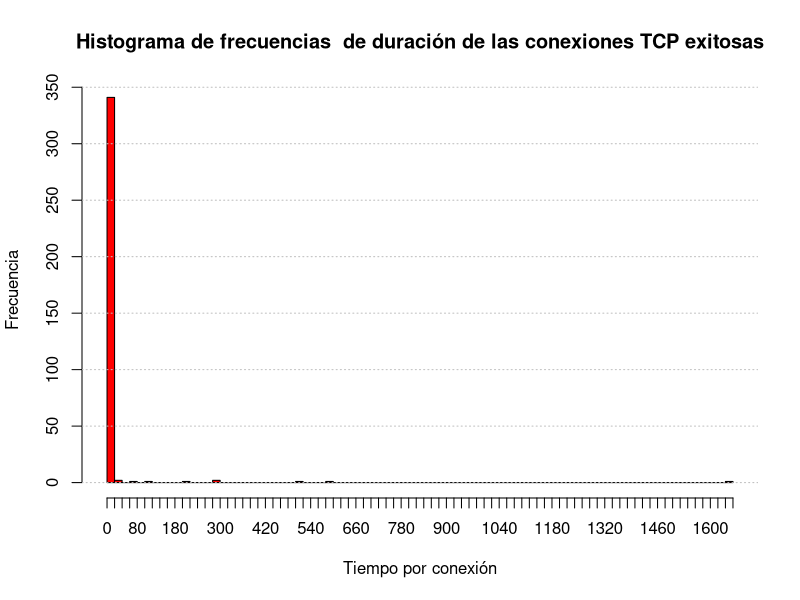
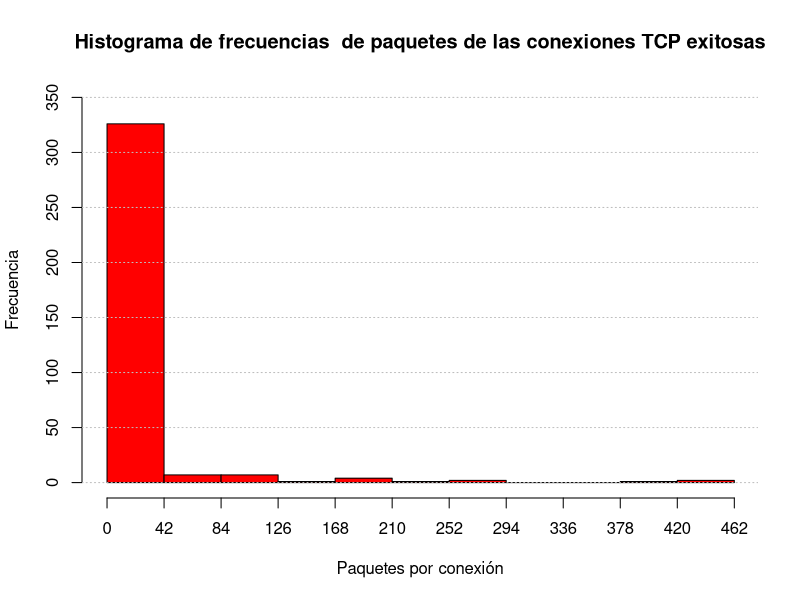
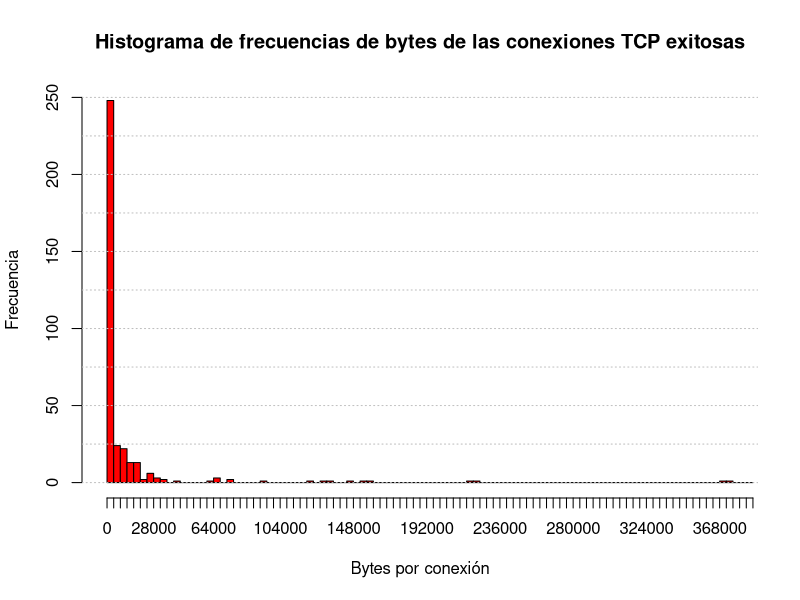

These charts were generated, in order, by the following R code:
bytesperconn <- read.csv("datos_provistos/bytesperconn.dat",header = FALSE)
#print(typeof(bytesperconn))
#print(typeof(bytesperconn$V1))
#hist(bytesperconn$V1)
pktsperconn <- read.csv("datos_provistos/pktsperconn.dat", header = FALSE)
#print(pktsperconn)
#hist(pktsperconn$V1)
timeperconn <- read.csv("datos_provistos/timeperconn.dat", header = FALSE)
datos <- data.frame(unlist(bytesperconn, use.names = FALSE),
                    unlist(pktsperconn, use.name = FALSE),
                    unlist(timeperconn, use.name = FALSE))
names(datos) <- c("bytesperconn", "pktsperconn", "timeperconn")

# Punto 2 - Trace un histograma de frecuencia para mostrar la 
# distribución de la duración de las
# conexiones TCP exitosas observadas.
print("Tiempo por conexión")
print(summary(datos$timeperconn))
hist(datos$timeperconn,
        xlab = "Tiempo por conexión",
        ylab = "Frecuencia",
        main = "Histograma de frecuencias  de duración de las conexiones TCP exitosas", # nolint
        breaks = seq(0, 1660, 20),
        xaxp = c(0, 1660, 83),
        xlim = c(0, 1660),
        col = rainbow(1))
abline(h = seq(0, 350, 50),
        col = "gray",
        lty = "dotted")

# Punto 3 - Trace un histograma de frecuencia para mostrar ola distribución
# de paquetes por conexion TCP.
print("Paquetes por conexion")
print(summary(datos$pktsperconn))
hist(datos$pktsperconn,
        xlab = "Paquetes por conexión",
        ylab = "Frecuencia",
        main = "Histograma de frecuencias  de paquetes de las conexiones TCP exitosas", # nolint
        breaks = seq(0, 462,42),
        xaxp = c(0, 462, 11),
        xlim = c(0, 461),
        ylim = c(0, 350),
        col = rainbow(1)
        )
abline(h = seq(0, 350, 50),
        col = "gray",
        lty = "dotted")

# Punto 4 - Trace un histograma de frecuencia para mostrar ola distribución
# de bytes por conexion TCP.
print("bytes por conexion")
print(summary(datos$bytesperconn))
hist(datos$bytesperconn,
        xlab = "Bytes por conexión",
        ylab = "Frecuencia",
        main = "Histograma de frecuencias de bytes de las conexiones TCP exitosas", # nolint
        breaks = seq(0, 388000, 4000),
        xaxp = c(0, 388000, 97),
        xlim = c(0, 376000),
        yaxp = c(0, 250, 10),
        ylim = c(0, 250),
        col = rainbow(1)
        )
abline(h = seq(0, 250, 25),
        col = "gray",
        lty = "dotted")
